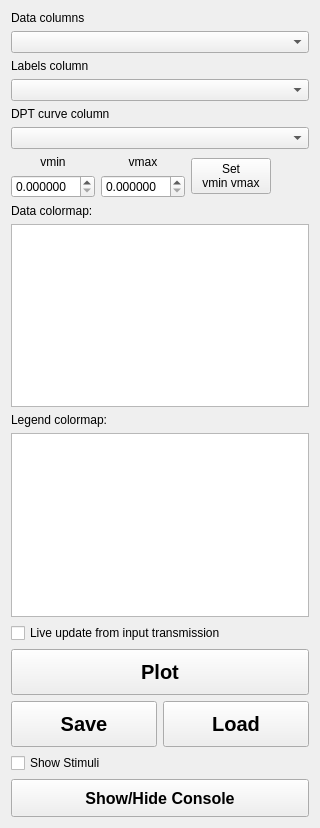
<?xml version="1.0" encoding="UTF-8"?>
<ui version="4.0">
 <class>ControlWidget</class>
 <widget class="QWidget" name="ControlWidget">
  <property name="geometry">
   <rect>
    <x>0</x>
    <y>0</y>
    <width>320</width>
    <height>828</height>
   </rect>
  </property>
  <property name="windowTitle">
   <string>Form</string>
  </property>
  <layout class="QVBoxLayout" name="verticalLayout_3">
   <item>
    <widget class="QLabel" name="label_2">
     <property name="text">
      <string>Data columns</string>
     </property>
    </widget>
   </item>
   <item>
    <widget class="ComboBox" name="comboBoxDataColumn"/>
   </item>
   <item>
    <widget class="QLabel" name="label_3">
     <property name="text">
      <string>Labels column</string>
     </property>
    </widget>
   </item>
   <item>
    <widget class="ComboBox" name="comboBoxLabelsColumn"/>
   </item>
   <item>
    <widget class="QLabel" name="label_5">
     <property name="text">
      <string>DPT curve column</string>
     </property>
    </widget>
   </item>
   <item>
    <widget class="ComboBox" name="comboBoxDPTCurveColumn"/>
   </item>
   <item>
    <layout class="QHBoxLayout" name="horizontalLayout_2">
     <item>
      <layout class="QVBoxLayout" name="verticalLayout">
       <item>
        <widget class="QLabel" name="label_6">
         <property name="text">
          <string>vmin</string>
         </property>
         <property name="alignment">
          <set>Qt::AlignCenter</set>
         </property>
        </widget>
       </item>
       <item>
        <widget class="QDoubleSpinBox" name="doubleSpinBox_vmin">
         <property name="decimals">
          <number>6</number>
         </property>
        </widget>
       </item>
      </layout>
     </item>
     <item>
      <layout class="QVBoxLayout" name="verticalLayout_2">
       <item>
        <widget class="QLabel" name="label_7">
         <property name="text">
          <string>vmax</string>
         </property>
         <property name="alignment">
          <set>Qt::AlignCenter</set>
         </property>
        </widget>
       </item>
       <item>
        <widget class="QDoubleSpinBox" name="doubleSpinBox_vmax">
         <property name="decimals">
          <number>6</number>
         </property>
        </widget>
       </item>
      </layout>
     </item>
     <item>
      <widget class="QPushButton" name="pushButton_set_vmin_vmax">
       <property name="sizePolicy">
        <sizepolicy hsizetype="Minimum" vsizetype="Fixed">
         <horstretch>0</horstretch>
         <verstretch>0</verstretch>
        </sizepolicy>
       </property>
       <property name="text">
        <string>Set
vmin vmax</string>
       </property>
      </widget>
     </item>
     <item>
      <spacer name="horizontalSpacer">
       <property name="orientation">
        <enum>Qt::Horizontal</enum>
       </property>
       <property name="sizeHint" stdset="0">
        <size>
         <width>40</width>
         <height>20</height>
        </size>
       </property>
      </spacer>
     </item>
    </layout>
   </item>
   <item>
    <widget class="QLabel" name="label">
     <property name="text">
      <string>Data colormap:</string>
     </property>
    </widget>
   </item>
   <item>
    <widget class="ColormapListWidget" name="listWidgetColorMapsData"/>
   </item>
   <item>
    <widget class="QLabel" name="label_4">
     <property name="text">
      <string>Legend colormap:</string>
     </property>
    </widget>
   </item>
   <item>
    <widget class="ColormapListWidget" name="listWidgetColorMapsLabels"/>
   </item>
   <item>
    <widget class="QCheckBox" name="checkBoxLiveUpdate">
     <property name="font">
      <font>
       <weight>50</weight>
       <bold>false</bold>
      </font>
     </property>
     <property name="text">
      <string>Live update from input transmission</string>
     </property>
    </widget>
   </item>
   <item>
    <widget class="QPushButton" name="pushButtonPlot">
     <property name="minimumSize">
      <size>
       <width>0</width>
       <height>46</height>
      </size>
     </property>
     <property name="font">
      <font>
       <pointsize>15</pointsize>
       <weight>75</weight>
       <bold>true</bold>
      </font>
     </property>
     <property name="text">
      <string>Plot</string>
     </property>
     <property name="checkable">
      <bool>false</bool>
     </property>
    </widget>
   </item>
   <item>
    <layout class="QHBoxLayout" name="horizontalLayout">
     <item>
      <widget class="QPushButton" name="pushButtonSave">
       <property name="minimumSize">
        <size>
         <width>0</width>
         <height>46</height>
        </size>
       </property>
       <property name="font">
        <font>
         <pointsize>15</pointsize>
         <weight>75</weight>
         <bold>true</bold>
        </font>
       </property>
       <property name="text">
        <string>Save</string>
       </property>
       <property name="checkable">
        <bool>false</bool>
       </property>
      </widget>
     </item>
     <item>
      <widget class="QPushButton" name="pushButtonLoad">
       <property name="minimumSize">
        <size>
         <width>0</width>
         <height>46</height>
        </size>
       </property>
       <property name="font">
        <font>
         <pointsize>15</pointsize>
         <weight>75</weight>
         <bold>true</bold>
        </font>
       </property>
       <property name="text">
        <string>Load</string>
       </property>
       <property name="checkable">
        <bool>false</bool>
       </property>
      </widget>
     </item>
    </layout>
   </item>
   <item>
    <widget class="QCheckBox" name="checkBoxShowStimuli">
     <property name="text">
      <string>Show Stimuli</string>
     </property>
    </widget>
   </item>
   <item>
    <widget class="QPushButton" name="pushButtonShowHideConsole">
     <property name="minimumSize">
      <size>
       <width>0</width>
       <height>38</height>
      </size>
     </property>
     <property name="font">
      <font>
       <pointsize>12</pointsize>
       <weight>75</weight>
       <bold>true</bold>
      </font>
     </property>
     <property name="text">
      <string>Show/Hide Console</string>
     </property>
     <property name="checkable">
      <bool>true</bool>
     </property>
    </widget>
   </item>
  </layout>
 </widget>
 <customwidgets>
  <customwidget>
   <class>ColormapListWidget</class>
   <extends>QListWidget</extends>
   <header>...utils</header>
  </customwidget>
  <customwidget>
   <class>ComboBox</class>
   <extends>QComboBox</extends>
   <header>....pyqtgraphCore.widgets.ComboBox</header>
  </customwidget>
 </customwidgets>
 <tabstops>
  <tabstop>comboBoxDataColumn</tabstop>
  <tabstop>comboBoxLabelsColumn</tabstop>
  <tabstop>comboBoxDPTCurveColumn</tabstop>
  <tabstop>doubleSpinBox_vmin</tabstop>
  <tabstop>doubleSpinBox_vmax</tabstop>
  <tabstop>pushButton_set_vmin_vmax</tabstop>
  <tabstop>listWidgetColorMapsData</tabstop>
  <tabstop>listWidgetColorMapsLabels</tabstop>
  <tabstop>checkBoxLiveUpdate</tabstop>
  <tabstop>pushButtonPlot</tabstop>
  <tabstop>pushButtonSave</tabstop>
  <tabstop>pushButtonLoad</tabstop>
  <tabstop>checkBoxShowStimuli</tabstop>
  <tabstop>pushButtonShowHideConsole</tabstop>
 </tabstops>
 <resources/>
 <connections/>
</ui>
